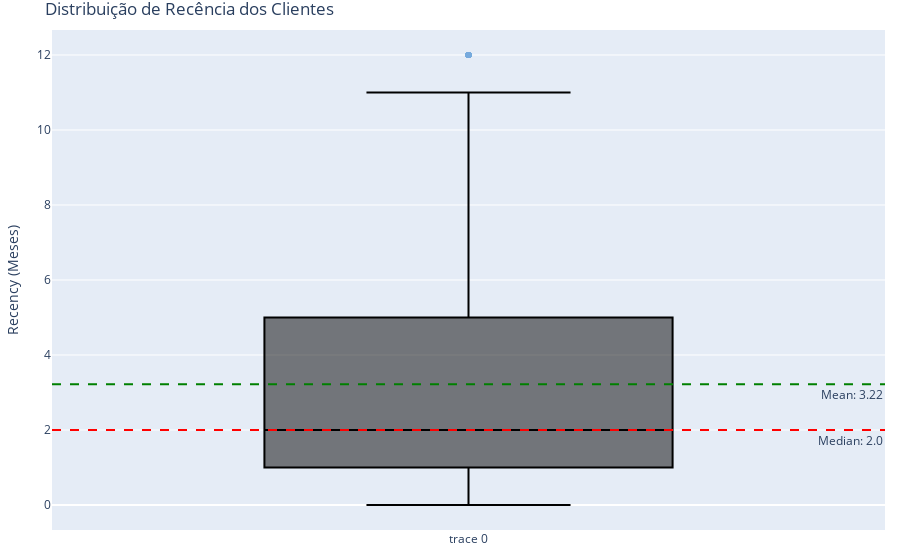

Here is the notebook cell this chart was saved with:
### Markdown cell above
# Análise Exploratória dos Dados
## Análise da Distribuição de Recência dos Clientes

O boxplot abaixo fornece uma análise da distribuição da recência dos clientes, revelando comportamentos importantes.

## Comportamentos Observados

- **Mediana e Média:**
  - A mediana da recência dos clientes, representada pela linha vermelha tracejada, está em torno de 2 meses.
  - A média de retorno dos clientes é de aproximadamente 3 meses, indicando que, em média, os clientes apresentam um ciclo de compra a cada 3 meses.

- **Tendência Central:**
  - A mediana fornece uma medida robusta da tendência central e sugere que a maioria dos clientes retorna em torno desse período de tempo.


## Conclusões Preliminares

O box plot descreve alguns comportamentos notáveis na recência dos clientes. A média sugerem que a maioria dos clientes tende a retornar em aproximadamente 3 meses. É possível identificar alguns outliers, representando clientes que não realizam compras há bastante tempo, apresentando uma alta recência. Para esse tipo de cliente, estratégias específicas podem ser consideradas, como campanhas direcionadas de reativação, lembretes personalizados, e até mesmo a implementação de um bot em aplicativos de mensagens para enviar esse tipo de lembrete, entre outras estratégias.

### Code cell
fig = go.Figure()

# Create the box plot
fig.add_trace(go.Box(
    y=recency['Recency'],
    boxpoints='outliers',
    marker_color='#77AADD',
    line_color='black'
))

# Add horizontal lines for median and mean
fig.add_hline(y=recency['Recency'].median(), line_dash='dash', line_color='red', annotation_text='Median: {}'.format(recency['Recency'].median()), annotation_position='bottom right')
fig.add_hline(y=recency['Recency'].mean(), line_dash='dash', line_color='green', annotation_text='Mean: {:.2f}'.format(recency['Recency'].mean()), annotation_position='bottom right')

# Customize layout
fig.update_layout(
    title='Distribuição de Recência dos Clientes',
    yaxis_title='Recency (Meses)',
    margin=dict(l=15, r=15, t=30, b=30),
    hovermode='x'
)

# Display the plot
fig.show()

### Figure 1 — Plotly figure (JSON) as saved in the notebook; plotly's stock layout.template omitted (floating-point values rounded to 4 significant figures; data arrays with more than 128 entries replaced by an {"elided": "..."} marker saying what was removed)
{"data": [{"boxpoints": "outliers", "line": {"color": "black"}, "marker": {"color": "#77AADD"}, "type": "box", "y": {"elided": "4338 int values"}}], "layout": {"annotations": [{"showarrow": false, "text": "Median: 2.0", "x": 1, "xanchor": "right", "xref": "x domain", "y": 2, "yanchor": "top", "yref": "y"}, {"showarrow": false, "text": "Mean: 3.22", "x": 1, "xanchor": "right", "xref": "x domain", "y": 3.222, "yanchor": "top", "yref": "y"}], "hovermode": "x", "margin": {"b": 30, "l": 15, "r": 15, "t": 30}, "shapes": [{"line": {"color": "red", "dash": "dash"}, "type": "line", "x0": 0, "x1": 1, "xref": "x domain", "y0": 2, "y1": 2, "yref": "y"}, {"line": {"color": "green", "dash": "dash"}, "type": "line", "x0": 0, "x1": 1, "xref": "x domain", "y0": 3.222, "y1": 3.222, "yref": "y"}], "title": {"text": "Distribuição de Recência dos Clientes"}, "yaxis": {"title": {"text": "Recency (Meses)"}}}}
